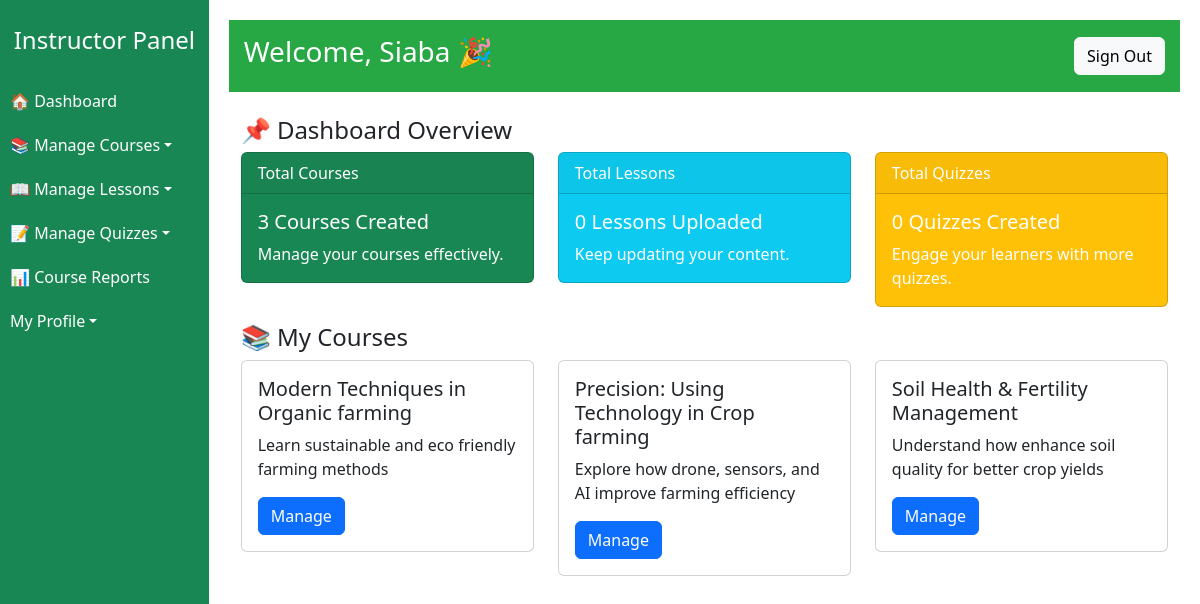
Before: /instructor_dashboard.php (signed in) with the older database file.
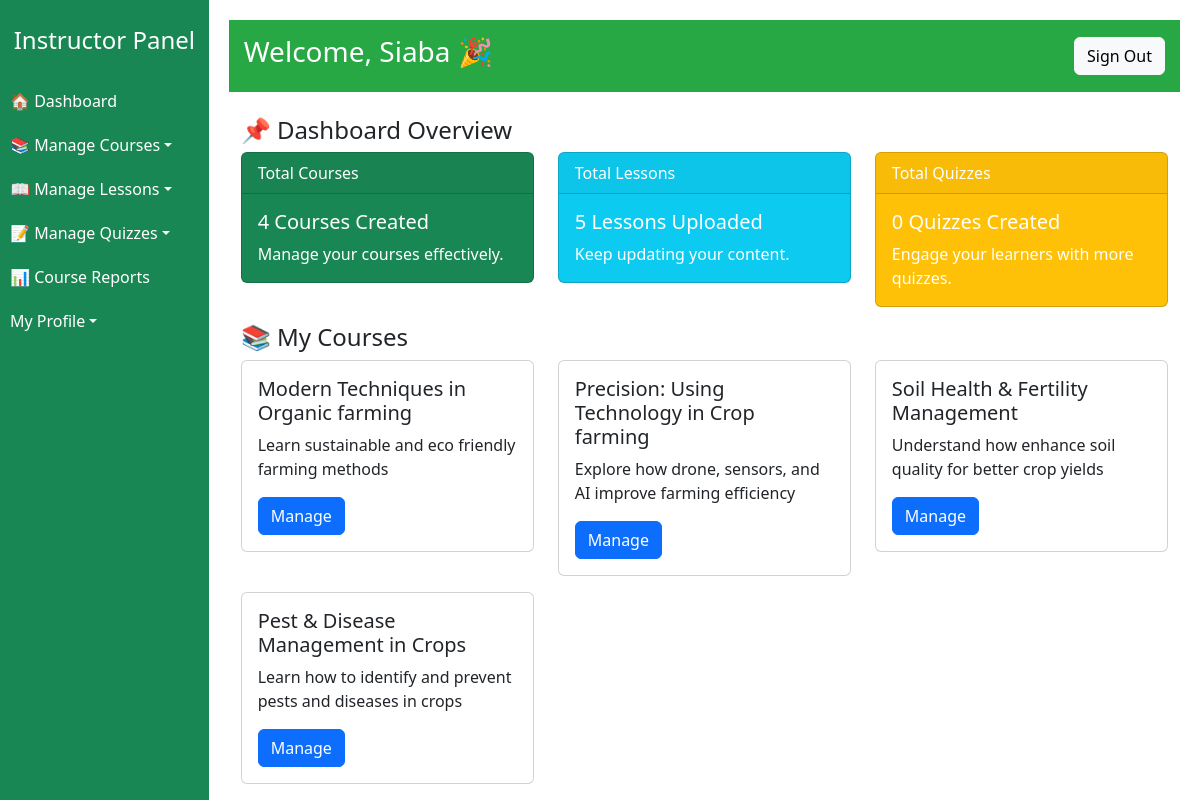
After: the same page with the newer database file.
### tables this page shows
CREATE TABLE `course_table` (
  `course_id` int(11) NOT NULL,
  `course_title` varchar(255) NOT NULL,
  `course_description` text NOT NULL,
  `course_photo` varchar(255) NOT NULL,
  `instructor_id` int(11) NOT NULL,
  `course_category` varchar(100) NOT NULL,
  `course_price` decimal(10,2) DEFAULT 0.00,
  `last_updated` timestamp NOT NULL DEFAULT current_timestamp() ON UPDATE current_timestamp()
);

### instructor_dashboard.php (the view, shortened to what this page needs)
<?php
include("dbconnect.php");
$instructor_id = $_SESSION["user_id"];
$query_courses = "SELECT COUNT(*) AS total_courses FROM Course_table WHERE instructor_id = ?";
$stmt = $conn->prepare($query_courses);
$stmt->bind_param("i", $instructor_id);
$stmt->execute();
$result_courses = $stmt->get_result();
$total_courses = $result_courses->fetch_assoc()["total_courses"];
$query_lessons = "SELECT COUNT(*) AS total_lessons FROM Lesson_table WHERE course_id IN (SELECT course_id FROM Course_table WHERE instructor_id = ?)";
$stmt = $conn->prepare($query_lessons);
$stmt->bind_param("i", $instructor_id);
$stmt->execute();
$result_lessons = $stmt->get_result();
$total_lessons = $result_lessons->fetch_assoc()["total_lessons"];
$query_quizzes = "SELECT COUNT(*) AS total_quizzes FROM Quizze_table WHERE course_id IN (SELECT course_id FROM Course_table WHERE instructor_id = ?)";
$stmt = $conn->prepare($query_quizzes);
$stmt->bind_param("i", $instructor_id);
$stmt->execute();
$result_quizzes = $stmt->get_result();
$total_quizzes = $result_quizzes->fetch_assoc()["total_quizzes"];
?>
<!DOCTYPE html>
<html lang="en">
<head>
    <link href="bootstrap-5/css/bootstrap.min.css" rel="stylesheet">
</head>
<body>
<div class="sidebar">
    <h4 class="text-center py-3">Instructor Panel</h4>
    <a href="instructor_dashboard.php">🏠 Dashboard</a>
    <div class="dropdown">
        <a href="#" class="dropdown-toggle" data-bs-toggle="dropdown">📚 Manage Courses</a>
    </div>
    <div class="dropdown">
        <a href="#" class="dropdown-toggle" data-bs-toggle="dropdown">📖 Manage Lessons</a>
    </div>
    <div class="dropdown">
        <a href="#" class="dropdown-toggle" data-bs-toggle="dropdown">📝 Manage Quizzes</a>
    </div>
    <a href="system_reports.php">📊 Course Reports</a>
<div class="dropdown">
        <a href="#" class="dropdown-toggle" data-bs-toggle="dropdown">My Profile</a>
    </div>
</div>
<div class="content">
    <div class="header">
        <h3>Welcome, <?= $_SESSION["name"]; ?> 🎉</h3>
        <a href="signout.php" class="btn btn-light">Sign Out</a>
    </div>
    <div class="container mt-4">
        <h4>📌 Dashboard Overview</h4>
        <div class="row">
            <div class="col-md-4">
                <div class="card text-white bg-success mb-3">
                    <div class="card-header">Total Courses</div>
                    <div class="card-body">
                        <h5 class="card-title"><?= $total_courses; ?> Courses Created</h5>
                        <p class="card-text">Manage your courses effectively.</p>
                    </div>
                </div>
            </div>
            <div class="col-md-4">
                <div class="card text-white bg-info mb-3">
                    <div class="card-header">Total Lessons</div>
                    <div class="card-body">
                        <h5 class="card-title"><?= $total_lessons; ?> Lessons Uploaded</h5>
                        <p class="card-text">Keep updating your content.</p>
                    </div>
                </div>
            </div>
            <div class="col-md-4">
                <div class="card text-white bg-warning mb-3">
                    <div class="card-header">Total Quizzes</div>
                    <div class="card-body">
                        <h5 class="card-title"><?= $total_quizzes; ?> Quizzes Created</h5>
                        <p class="card-text">Engage your learners with more quizzes.</p>
                    </div>
                </div>
            </div>
        </div>
        <h4>📚 My Courses</h4>
        <div class="row">
            <?php
            $query_courses_list = "SELECT * FROM Course_table WHERE instructor_id = ?";
            $stmt = $conn->prepare($query_courses_list);
            $stmt->bind_param("i", $instructor_id);
            $stmt->execute();
            $result_courses_list = $stmt->get_result();
            while ($row = $result_courses_list->fetch_assoc()) {
                echo "<div class='col-md-4'>
                        <div class='card mb-3'>
                            <div class='card-body'>
                                <h5 class='card-title'>{$row['course_title']}</h5>
                                <p class='card-text'>{$row['course_description']}</p>
                                <a href='my_course_list.php' class='btn btn-primary'>Manage</a>
                            </div>
                        </div>
                      </div>";
            }
            ?>
        </div>
    </div>
</div>
</body>
</html>

Changed rows visible on the page:
added course_table: course_title "Pest & Disease Management in Crops", course_description "Learn how to identify and prevent pests and diseases in crops"
Other visible differences:
$total_courses: "3" → "4"
$total_lessons: "0" → "5"
